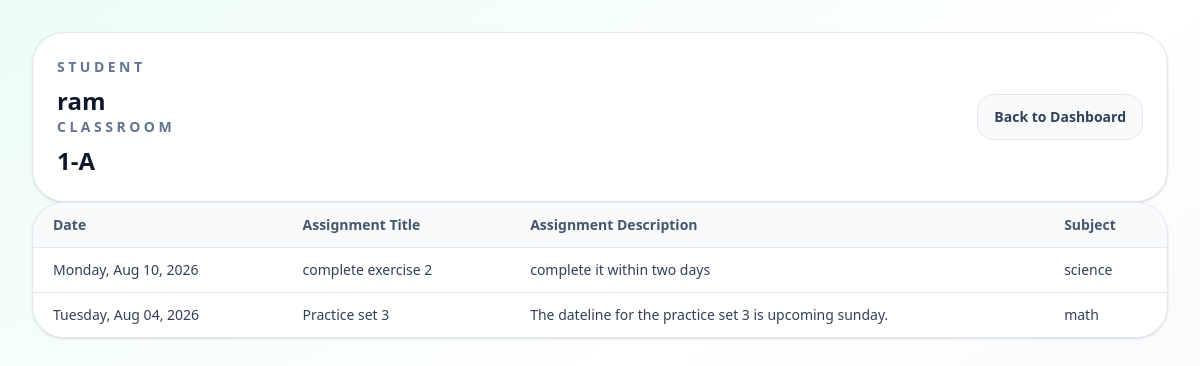
Screenshot of /students/portal/2/assignment/ with the database file from the repository.
### students/models.py (models this page shows, shortened)
class Student(models.Model):
    name = models.CharField(max_length=50)
    classroom = models.ForeignKey(
        ClassRoom, on_delete=models.CASCADE, related_name="students"
    )
    address = models.TextField(blank=True, null=True)
    phone = models.CharField(max_length=10, blank=True)

class ClassRoom(models.Model):
    name = models.CharField(max_length=50)
    section = models.CharField(max_length=10)
    teacher = models.ForeignKey(
        User, on_delete=models.SET_NULL, null=True, limit_choices_to={"role": "TEACHER"}
    )
    def __str__(self):
        return f"{self.name}-{self.section}"

### academics/models.py (models this page shows, shortened)
class Assignment(models.Model):
    title = models.CharField(max_length=200)
    description = models.TextField(blank=True)
    subject = models.ForeignKey(Subject, on_delete=models.CASCADE)
    classroom = models.ForeignKey(ClassRoom, on_delete=models.CASCADE)
    created_at = models.DateTimeField(auto_now_add=True)

class Subject(models.Model):
    name = models.CharField(max_length=100)
    classroom = models.ForeignKey(ClassRoom, on_delete=models.CASCADE)
    def __str__(self):
        return self.name

### students/views.py (the view)
# urls.py: path("portal/<int:student_id>/assignment/",views.student_assignment,name="student-assignment"),
def student_assignment(request, student_id):
    student = get_object_or_404(Student.objects.select_related("classroom"), pk=student_id)
    assignment_list = (
        Assignment.objects.filter(classroom=student.classroom)
        .order_by("-created_at")
    )
    context={
        "assignment_list":assignment_list,
        "student":student,
    }
    return render(request,"students/student_assignment.html",context)

### students/templates/students/student_assignment.html (shortened to what this page needs)
<!doctype html>
<html lang="en">
  <head>
    <script src="https://cdn.jsdelivr.net/npm/@tailwindcss/browser@4"></script>
  </head>
  <body class="min-h-screen bg-slate-50 text-slate-800">
    <div class="min-h-screen bg-gradient-to-br from-emerald-50 via-white to-slate-100 px-4 py-8 sm:px-6 lg:px-8">
      <div class="mx-auto max-w-6xl space-y-6">
        <div class="flex flex-col gap-3 rounded-[2rem] border border-slate-200 bg-white p-6 shadow-sm sm:flex-row sm:items-center sm:justify-between">
          <div>
            <p class="text-sm font-semibold uppercase tracking-[0.25em] text-slate-500">Student</p>
            <h2 class="mt-2 text-2xl font-semibold text-slate-900">{{ student.name }}</h2>
            <p class="text-sm font-semibold uppercase tracking-[0.25em] text-slate-500">Classroom</p>
            <h2 class="mt-2 text-2xl font-semibold text-slate-900">{{ student.classroom }}</h2>
          </div>
         <a href="{% url 'student-dashboard' student_id=student.id %}" class="rounded-2xl border border-slate-200 bg-slate-50 px-4 py-3 text-sm font-semibold text-slate-700 transition hover:bg-slate-100">
            Back to Dashboard
          </a>
        </div>
        </div>
        <div class="overflow-hidden rounded-[2rem] border border-slate-200 bg-white shadow-sm">
          <div class="overflow-x-auto">
            <table class="min-w-full divide-y divide-slate-200 text-left text-sm">
              <thead class="bg-slate-50 text-slate-600">
                <tr>
                  <th class="px-5 py-3 font-semibold">Date</th>
                  <th class="px-5 py-3 font-semibold">Assignment Title</th>
                  <th class="px-5 py-3 font-semibold">Assignment Description</th>
                  <th class="px-5 py-3 font-semibold">Subject</th>
                </tr>
              </thead>
              <tbody class="divide-y divide-slate-200 bg-white text-slate-700">
                {% for record in assignment_list %}
                <tr>
                  <td class="px-5 py-3">  {{ record.created_at|date:"l, M d, Y" }}</td>
                  <td class="px-5 py-3">
                    {{ record.title }}
                  </td>
                  <td class="px-5 py-3">
                    {{ record.description }}
                  </td>
                  <td class="px-5 py-3">
                    {{ record.subject }}
                  </td>
                </tr>
                {% empty %}
                <tr>
                  <td colspan="2" class="px-5 py-6 text-center text-slate-500">No Assignments records found for this student.</td>
                </tr>
                {% endfor %}
              </tbody>
            </table>
          </div>
        </div>
      </div>
  </body>
</html>

### rows the page displays
Student: name "ram", classroom "1-A"
Assignment: created_at "Monday, Aug 10, 2026", title "complete exercise 2", description "complete it within two days", subject "science"
Assignment: created_at "Tuesday, Aug 04, 2026", title "Practice set 3", description "The dateline for the practice set 3 is upcoming sunday.", subject "math"
